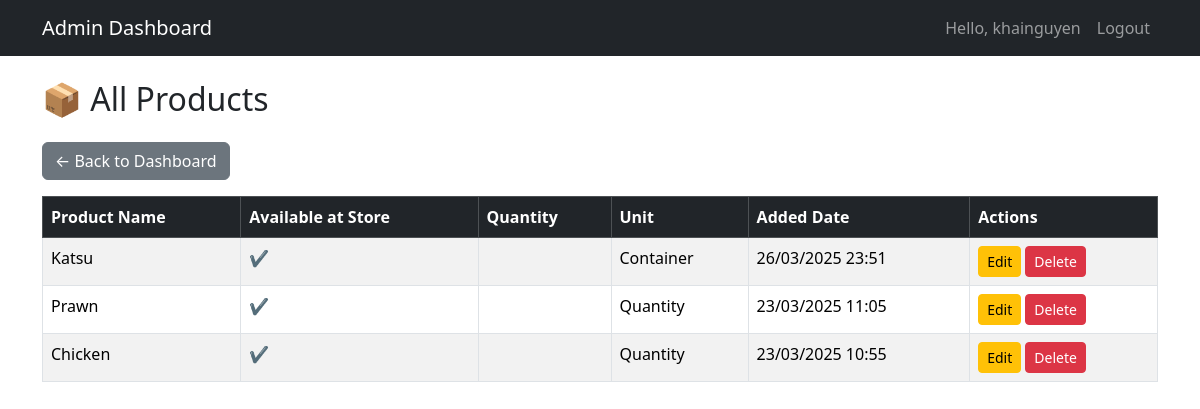
Screenshot of /dashboard/all-products/ (signed in) with the database file from the repository.
### myapp/models.py (models this page shows, shortened)
class Product(models.Model):
    UNIT_CHOICES = [
        ('qty', 'Quantity'),
        ('container', 'Container'),
    ]
    uuid = models.UUIDField(default=uuid.uuid4, unique=True, null=True, blank=True, editable=False)
    name = models.CharField(max_length=255)
    available_at_store = models.BooleanField(default=True)
    unit = models.CharField(max_length=20, choices=UNIT_CHOICES, default='qty', null=True, blank=True)
    created_at = models.DateTimeField(auto_now_add=True)
    updated_at = models.DateTimeField(auto_now=True)

### myapp/views.py (the view)
# urls.py: path('dashboard/all-products/', all_products, name='all_products'),
@login_required
@user_passes_test(is_admin)
def all_products(request):
    products = Product.objects.all().order_by('-created_at')
    return render(request, 'all_products.html', {'products': products})

### myapp/views.py (called while the page is built)
def is_admin(user):
    return user.is_superuser

### myapp/templates/all_products.html (shortened to what this page needs)
{% extends "base.html" %}
{% block content %}
<h2 class="mb-4">📦 All Products</h2>
<a class="btn btn-secondary mb-3" href="{% url 'admin_dashboard' %}">← Back to Dashboard</a>
<table class="table table-striped table-bordered">
    <thead class="table-dark">
        <tr>
            <th>Product Name</th>
            <th>Available at Store</th>
            <th>Quantity</th>
            <th>Unit</th>
            <th>Added Date</th>
            <th>Actions</th>
        </tr>
    </thead>
    <tbody>
        {% for product in products %}
        <tr>
            <td>{{ product.name }}</td>
            <td>{{ product.available_at_store|yesno:"✔,✖" }}</td>
            <td>{{ product.order_quantity }}</td>
            <td>{{ product.get_unit_display }}</td>
            <td>{{ product.created_at|date:"d/m/Y H:i" }}</td>
            <td>
                <a href="{% url 'product_update' product.uuid %}" class="btn btn-sm btn-warning">Edit</a>
                <a href="{% url 'product_delete' product.uuid %}" class="btn btn-sm btn-danger">Delete</a>
            </td>
        </tr>
        {% empty %}
        <tr>
            <td colspan="6" class="text-center">No products have been added yet.</td>
        </tr>
        {% endfor %}
    </tbody>
</table>
{% endblock %}

### myapp/templates/base.html (shortened to what this page needs)
<!DOCTYPE html>
<html lang="en">
<head>
    <link href="https://cdn.jsdelivr.net/npm/bootstrap@5.3.2/dist/css/bootstrap.min.css" rel="stylesheet">
</head>
<body>
    <nav class="navbar navbar-expand-lg navbar-dark bg-dark">
        <div class="container">
            <a class="navbar-brand" href="{% url 'admin_dashboard' %}">Admin Dashboard</a>
            <div class="collapse navbar-collapse" id="navbarNav">
                <ul class="navbar-nav ms-auto">
                    {% if user.is_authenticated %}
                        <li class="nav-item">
                            <span class="nav-link">Hello, {{ user.username }}</span>
                        </li>
                        <li class="nav-item">
                            <a class="nav-link" href="{% url 'staff_logout' %}">Logout</a>
                        </li>
                    {% else %}
                        <li class="nav-item">
                            <a class="nav-link" href="{% url 'staff_login' %}">Login</a>
                        </li>
                    {% endif %}
                </ul>
            </div>
        </div>
    </nav>
    <div class="container my-4">
        {% block content %}{% endblock %}
    </div>
</body>
</html>

### rows the page displays
Product: name "Katsu", available_at_store "✔", unit "Container", created_at "26/03/2025 23:51"
Product: name "Prawn", available_at_store "✔", unit "Quantity", created_at "23/03/2025 11:05"
Product: name "Chicken", available_at_store "✔", unit "Quantity", created_at "23/03/2025 10:55"

### other values shown
{{ user.username }} "khainguyen"
